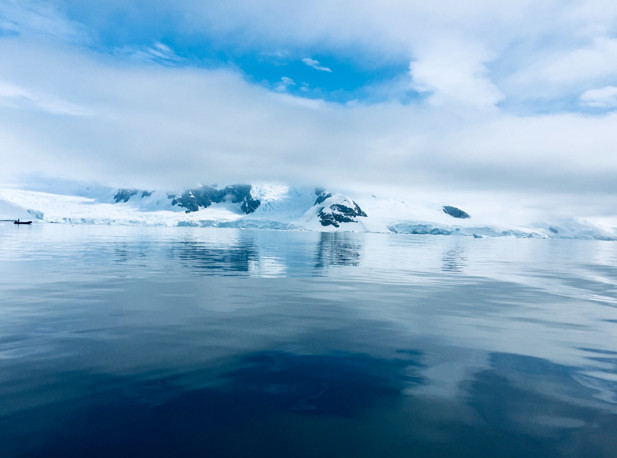
#> input picture ch_7/antarctic.jpg, 617 x 458 px
$ python ch7_7.py
#> lines starting #> are read from the running program, lines starting #| are printed output that depends on the picture; after the words box and inside, x2 and y2 are one past the last pixel; in counts of white or black regions, pixels touching at a corner belong together
import cv2

img = cv2.imread('antarctic.jpg')
#> img is the input picture: shape (458, 617, 3); mean B, G, R 189.4, 161, 122.6

cy = int(img.shape[0] / 2)      # 中心點 y 座標
#> cy = 229
cx = int(img.shape[1] / 2)      # 中心點 x 座標
#> cx = 308

red = (0, 0, 255)
yellow = (0, 255, 255)

cv2.circle(img, (cx, cy), 30, red, -1)
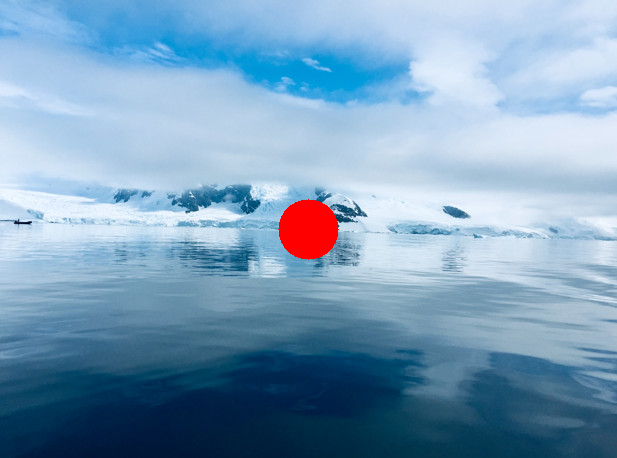
#> img: shape (458, 617, 3); 1% of pixels changed, all inside (x1, y1, x2, y2) = (278, 199, 339, 260)

for r in range(40, 200, 20):
    cv2.circle(img, (cx, cy), r, yellow, 2)
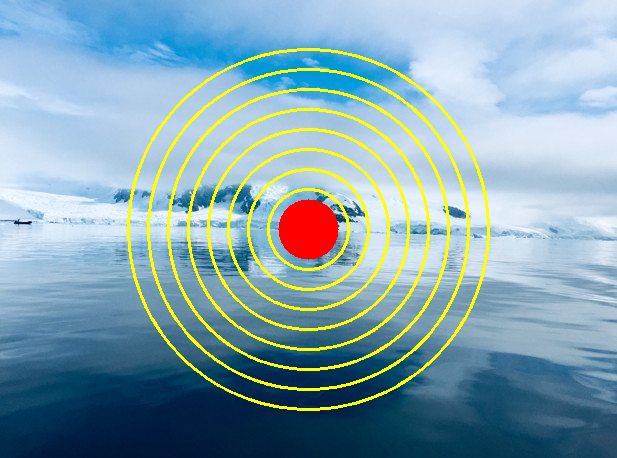
#> img: shape (458, 617, 3); 5.83% of pixels changed, all inside (x1, y1, x2, y2) = (127, 48, 490, 411)

cv2.imshow("My Draw", img)

cv2.waitKey(0)
cv2.destroyAllWindows()
